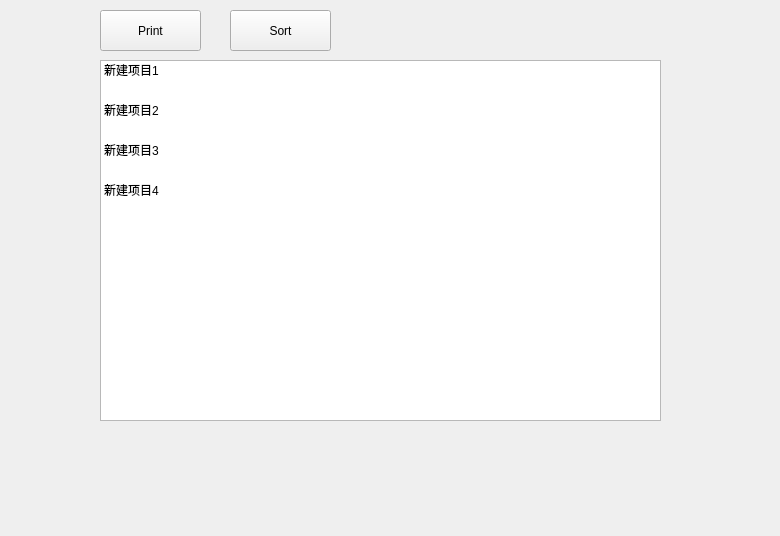
<?xml version="1.0" encoding="UTF-8"?>
<ui version="4.0">
 <class>QListWidgetTestClass</class>
 <widget class="QWidget" name="QListWidgetTestClass">
  <property name="geometry">
   <rect>
    <x>0</x>
    <y>0</y>
    <width>780</width>
    <height>536</height>
   </rect>
  </property>
  <property name="windowTitle">
   <string>QListWidgetTest</string>
  </property>
  <widget class="QListWidget" name="listWidget">
   <property name="geometry">
    <rect>
     <x>100</x>
     <y>60</y>
     <width>561</width>
     <height>361</height>
    </rect>
   </property>
   <property name="selectionMode">
    <enum>QAbstractItemView::ExtendedSelection</enum>
   </property>
   <property name="iconSize">
    <size>
     <width>40</width>
     <height>40</height>
    </size>
   </property>
   <property name="flow">
    <enum>QListView::TopToBottom</enum>
   </property>
   <property name="gridSize">
    <size>
     <width>0</width>
     <height>40</height>
    </size>
   </property>
   <property name="sortingEnabled">
    <bool>false</bool>
   </property>
   <item>
    <property name="text">
     <string>新建项目1</string>
    </property>
   </item>
   <item>
    <property name="text">
     <string>新建项目2</string>
    </property>
    <property name="icon">
     <iconset>
      <normaloff>test.jpg</normaloff>test.jpg</iconset>
    </property>
   </item>
   <item>
    <property name="text">
     <string>新建项目3</string>
    </property>
   </item>
   <item>
    <property name="text">
     <string>新建项目4</string>
    </property>
   </item>
  </widget>
  <widget class="QPushButton" name="printButton">
   <property name="geometry">
    <rect>
     <x>100</x>
     <y>10</y>
     <width>101</width>
     <height>41</height>
    </rect>
   </property>
   <property name="text">
    <string>Print</string>
   </property>
  </widget>
  <widget class="QPushButton" name="sortButton">
   <property name="geometry">
    <rect>
     <x>230</x>
     <y>10</y>
     <width>101</width>
     <height>41</height>
    </rect>
   </property>
   <property name="text">
    <string>Sort</string>
   </property>
  </widget>
 </widget>
 <layoutdefault spacing="6" margin="11"/>
 <resources>
  <include location="QListWidgetTest.qrc"/>
 </resources>
 <connections>
  <connection>
   <sender>printButton</sender>
   <signal>clicked()</signal>
   <receiver>QListWidgetTestClass</receiver>
   <slot>Click()</slot>
   <hints>
    <hint type="sourcelabel">
     <x>146</x>
     <y>20</y>
    </hint>
    <hint type="destinationlabel">
     <x>173</x>
     <y>783</y>
    </hint>
   </hints>
  </connection>
  <connection>
   <sender>sortButton</sender>
   <signal>clicked()</signal>
   <receiver>QListWidgetTestClass</receiver>
   <slot>Sort()</slot>
   <hints>
    <hint type="sourcelabel">
     <x>281</x>
     <y>27</y>
    </hint>
    <hint type="destinationlabel">
     <x>238</x>
     <y>733</y>
    </hint>
   </hints>
  </connection>
  <connection>
   <sender>listWidget</sender>
   <signal>currentRowChanged(int)</signal>
   <receiver>QListWidgetTestClass</receiver>
   <slot>CurChange(int)</slot>
   <hints>
    <hint type="sourcelabel">
     <x>471</x>
     <y>210</y>
    </hint>
    <hint type="destinationlabel">
     <x>438</x>
     <y>684</y>
    </hint>
   </hints>
  </connection>
  <connection>
   <sender>listWidget</sender>
   <signal>currentTextChanged(QString)</signal>
   <receiver>QListWidgetTestClass</receiver>
   <slot>CurChange(QString)</slot>
   <hints>
    <hint type="sourcelabel">
     <x>556</x>
     <y>307</y>
    </hint>
    <hint type="destinationlabel">
     <x>609</x>
     <y>779</y>
    </hint>
   </hints>
  </connection>
  <connection>
   <sender>listWidget</sender>
   <signal>currentItemChanged(QListWidgetItem*,QListWidgetItem*)</signal>
   <receiver>QListWidgetTestClass</receiver>
   <slot>CurChange(QListWidgetItem*,QListWidgetItem*)</slot>
   <hints>
    <hint type="sourcelabel">
     <x>598</x>
     <y>323</y>
    </hint>
    <hint type="destinationlabel">
     <x>631</x>
     <y>699</y>
    </hint>
   </hints>
  </connection>
  <connection>
   <sender>listWidget</sender>
   <signal>itemActivated(QListWidgetItem*)</signal>
   <receiver>QListWidgetTestClass</receiver>
   <slot>ItemAct(QListWidgetItem*)</slot>
   <hints>
    <hint type="sourcelabel">
     <x>391</x>
     <y>309</y>
    </hint>
    <hint type="destinationlabel">
     <x>397</x>
     <y>698</y>
    </hint>
   </hints>
  </connection>
  <connection>
   <sender>listWidget</sender>
   <signal>itemChanged(QListWidgetItem*)</signal>
   <receiver>QListWidgetTestClass</receiver>
   <slot>ItemChange(QListWidgetItem*)</slot>
   <hints>
    <hint type="sourcelabel">
     <x>341</x>
     <y>365</y>
    </hint>
    <hint type="destinationlabel">
     <x>316</x>
     <y>677</y>
    </hint>
   </hints>
  </connection>
  <connection>
   <sender>listWidget</sender>
   <signal>itemClicked(QListWidgetItem*)</signal>
   <receiver>QListWidgetTestClass</receiver>
   <slot>ItemClick(QListWidgetItem*)</slot>
   <hints>
    <hint type="sourcelabel">
     <x>233</x>
     <y>245</y>
    </hint>
    <hint type="destinationlabel">
     <x>211</x>
     <y>700</y>
    </hint>
   </hints>
  </connection>
  <connection>
   <sender>listWidget</sender>
   <signal>itemDoubleClicked(QListWidgetItem*)</signal>
   <receiver>QListWidgetTestClass</receiver>
   <slot>ItemDoubleClick(QListWidgetItem*)</slot>
   <hints>
    <hint type="sourcelabel">
     <x>503</x>
     <y>343</y>
    </hint>
    <hint type="destinationlabel">
     <x>657</x>
     <y>733</y>
    </hint>
   </hints>
  </connection>
  <connection>
   <sender>listWidget</sender>
   <signal>itemEntered(QListWidgetItem*)</signal>
   <receiver>QListWidgetTestClass</receiver>
   <slot>ItemEntered(QListWidgetItem*)</slot>
   <hints>
    <hint type="sourcelabel">
     <x>629</x>
     <y>358</y>
    </hint>
    <hint type="destinationlabel">
     <x>705</x>
     <y>646</y>
    </hint>
   </hints>
  </connection>
  <connection>
   <sender>listWidget</sender>
   <signal>itemPressed(QListWidgetItem*)</signal>
   <receiver>QListWidgetTestClass</receiver>
   <slot>ItemPressed(QListWidgetItem*)</slot>
   <hints>
    <hint type="sourcelabel">
     <x>197</x>
     <y>310</y>
    </hint>
    <hint type="destinationlabel">
     <x>831</x>
     <y>299</y>
    </hint>
   </hints>
  </connection>
 </connections>
 <slots>
  <signal>signal1()</signal>
  <slot>Click()</slot>
  <slot>CurChange(QListWidgetItem*,QListWidgetItem*)</slot>
  <slot>CurChange(int)</slot>
  <slot>CurChange(QString)</slot>
  <slot>ItemAct(QListWidgetItem*)</slot>
  <slot>ItemChange(QListWidgetItem*)</slot>
  <slot>ItemClick(QListWidgetItem*)</slot>
  <slot>ItemDoubleClick(QListWidgetItem*)</slot>
  <slot>ItemEntered(QListWidgetItem*)</slot>
  <slot>ItemPressed(QListWidgetItem*)</slot>
 </slots>
</ui>
